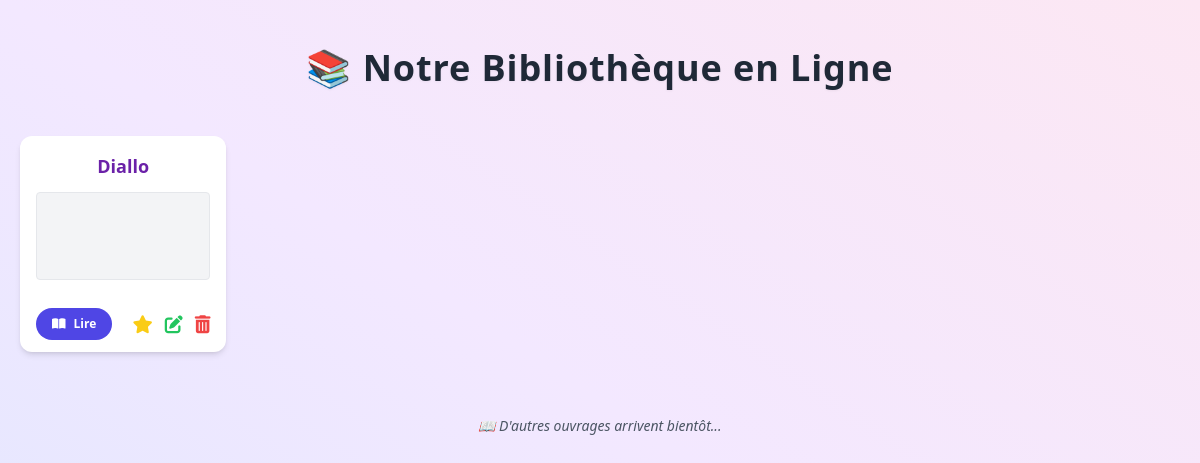
The app's page /library/category/book/list/, older data.
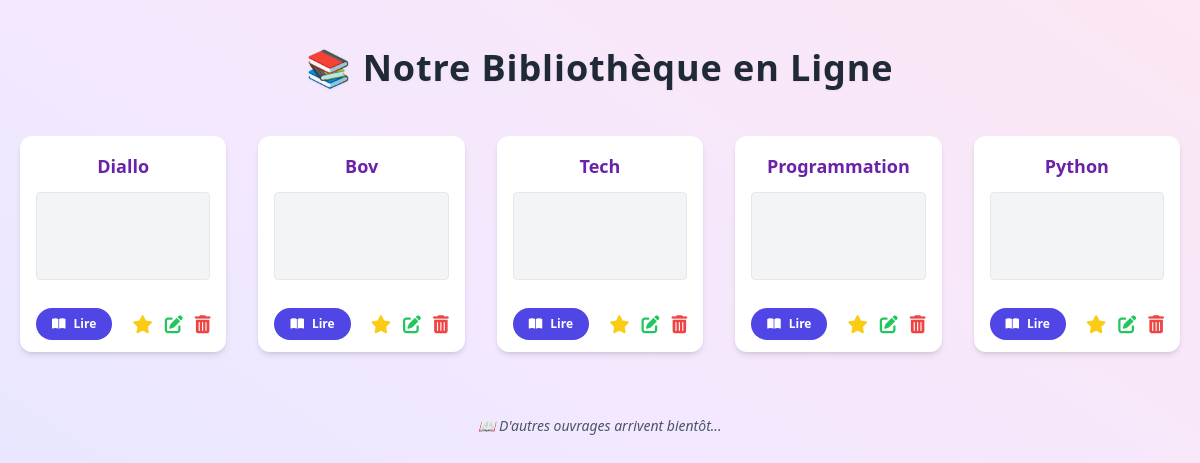
The same page, newer data.
### library/models.py (models this page shows, shortened)
class Book(models.Model):
    category = models.ForeignKey(Category, on_delete=models.CASCADE, related_name="book")
    name = models.CharField(max_length=50)
    book= models.FileField(upload_to="pdf/")
    created = models.DateTimeField(auto_now_add=True)
    update = models.DateTimeField(auto_now=True)

### library/views.py (the view)
# urls.py: path('category/book/list/', list_book, name="list_book"),
def list_book(request):
    books = Book.objects.all()
    return render(request, "book/list_book.html", {"books":books})

### templates/book/list_book.html (shortened to what this page needs)
{% extends 'base_generic.html' %}
{% load static %}
{% block content %}
<div class="bg-gradient-to-tr from-indigo-100 via-purple-100 to-pink-100 py-12 min-h-screen">
    <div class="max-w-7xl mx-auto px-5">
        <h1 class="text-4xl font-extrabold text-gray-800 mb-12 text-center tracking-wide drop-shadow-sm">
            📚 Notre Bibliothèque en Ligne
        </h1>
        <div class="grid grid-cols-1 sm:grid-cols-2 md:grid-cols-3 lg:grid-cols-5 gap-8">
            {% for book in books %}
                <div
                    class="bg-white rounded-xl shadow-md hover:shadow-xl transform hover:-translate-y-1 transition-all duration-300 flex flex-col group cursor-pointer"
                >
                    <div class="p-4">
                        <h2 class="text-lg font-bold text-purple-800 mb-3 text-center group-hover:text-indigo-600 transition-colors duration-200 truncate">
                            {{ book.name }}
                        </h2>
                        <div class="rounded border overflow-hidden bg-gray-100">
                            <canvas id="pdf-preview-{{ book.id }}" class="w-full h-auto"></canvas>
                        </div>
                    </div>
                    <div class="flex justify-between items-center px-4 py-3 mt-auto">
                        <a href="{{ book.book.url }}" target="_blank"
                           class="inline-flex items-center gap-2 bg-indigo-600 text-white text-xs font-semibold py-2 px-4 rounded-full hover:bg-indigo-700 hover:scale-105 transform transition"
                        >
                            <i class="fas fa-book-open animate-pulse"></i> Lire
                        </a>
                        <div class="flex space-x-3 text-lg">
                            <a href="#" class="text-yellow-400 hover:text-yellow-300 transition transform hover:scale-125" title="Ajouter aux favoris">
                                <i class="fas fa-star"></i>
                            </a>
                            <a href="#" class="text-green-500 hover:text-green-400 transition transform hover:scale-125" title="Modifier">
                                <i class="fas fa-pen-to-square"></i>
                            </a>
                            <a href="#" class="text-red-500 hover:text-red-400 transition transform hover:scale-125" title="Supprimer">
                                <i class="fas fa-trash-alt"></i>
                            </a>
                        </div>
                    </div>
                </div>
            {% endfor %}
        </div>
        <div class="mt-16 text-center text-gray-600 text-sm italic">
            <p>📖 D'autres ouvrages arrivent bientôt...</p>
        </div>
    </div>
</div>
{% endblock %}

### templates/base_generic.html (shortened to what this page needs)
<!DOCTYPE html>
<html lang="fr">
    <head>
        <link href="https://cdnjs.cloudflare.com/ajax/libs/font-awesome/6.5.0/css/all.min.css" rel="stylesheet">
        <script src="https://cdn.tailwindcss.com"></script>
    </head>
    <body class="bg-gray-100 flex items-center justify-center min-h-screen">
    {% block content %}{% endblock %}
    </body>
</html>

Row changes from the older to the newer data that the page shows:
added Book: name "Bov"
added Book: name "Tech"
added Book: name "Programmation"
added Book: name "Python"
